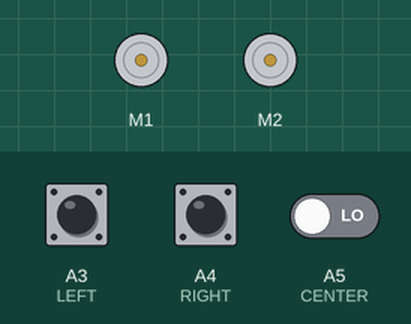
A sketch run on a simulated Arduino Uno, built with avr-gcc and run on an emulated ATmega328P. On the bench: 2 × DC motor (green arrow = forward, orange = backward, longer = faster). The test bench sets the inputs (shaded band); at power-on: A3 (LEFT) LOW, A4 (RIGHT) LOW, A5 (CENTER) LOW.

Above: at 1.2 s.
1.3 s: A3 (LEFT) pulled HIGH for 0.15 s
At 1.37 s:
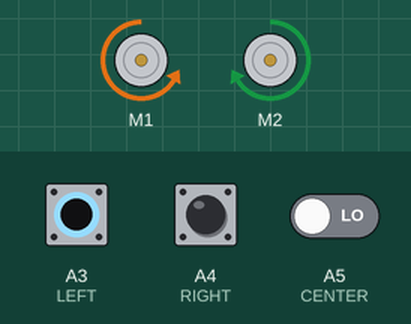
2.9 s: A4 (RIGHT) pulled HIGH for 0.15 s
At 2.97 s:
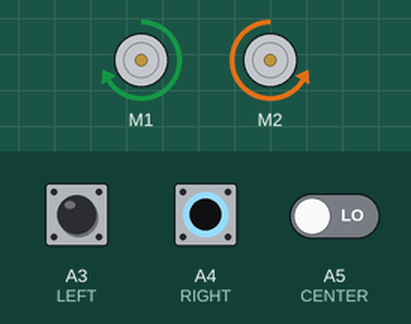
4.5 s: A4 (RIGHT) pulled HIGH for 3.2 s
At 8.6 s:
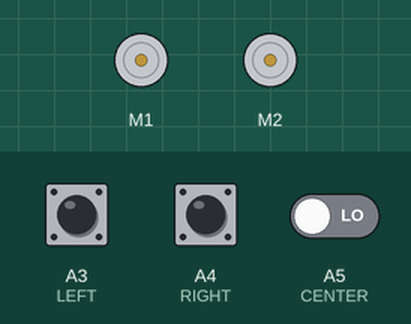
9.2 s: A3 (LEFT) pulled HIGH for 3.2 s
At 9.7 s:
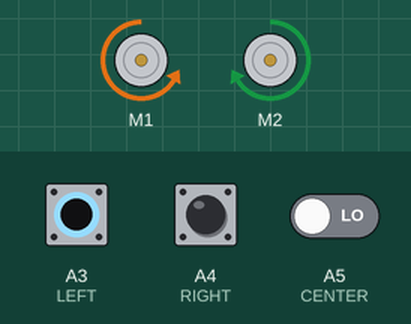
13.9 s: A3 (LEFT) driven HIGH and A5 (CENTER) driven HIGH
At 14.5 s:
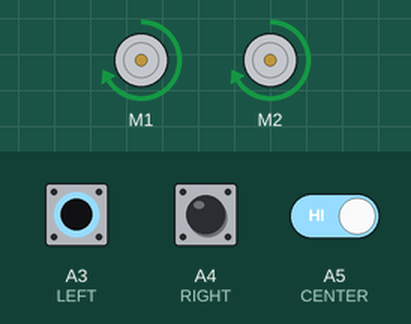
Timing chart, 0 to 16.4 s (numbered marks = the images above; inputs shaded):
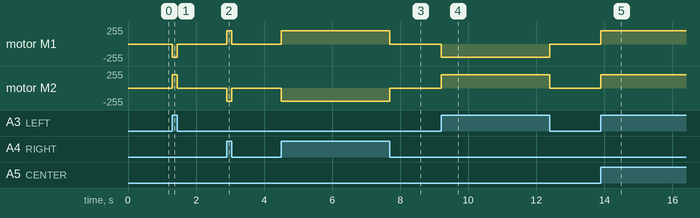

Measured:
- after the input at 1.3 s, motor M1: stopped → backward 200/255 at once, → stopped 0.15 s later; motor M2: stopped → forward 200/255 at once, → stopped 0.15 s later
- after the input at 2.9 s, motor M1: stopped → forward 200/255 at once, → stopped 0.15 s later; motor M2: stopped → backward 200/255 at once, → stopped 0.15 s later
- after the input at 4.5 s, motor M1: stopped → forward 200/255 at once, → stopped 3.2 s later; motor M2: stopped → backward 200/255 at once, → stopped 3.2 s later
- after the input at 9.2 s, motor M1: stopped → backward 200/255 at once, → stopped 3.2 s later; motor M2: stopped → forward 200/255 at once, → stopped 3.2 s later
- after the input at 13.9 s, motor M1, motor M2: stopped → forward 200/255 at once

The sketch:

Robo_Rover-Initial_Stage.ino
```cpp
#include<NewPing.h>
#include<Servo.h>
#include<AFMotor.h>
#define RIGHT A4
#define LEFT A3
#define CENTER A5


int Right_Value;
int Left_Value;
int Center_Value;

AF_DCMotor Motor1(1, MOTOR12_1KHZ);
AF_DCMotor Motor2(2, MOTOR12_1KHZ);

void setup() {
  Serial.begin(9600); //Begins the Serial communication at baud rate 9600
  pinMode(RIGHT, INPUT);
  pinMode(LEFT, INPUT);

}

void loop() {

  Right_Value = digitalRead(RIGHT);
  Left_Value = digitalRead(LEFT);
  Center_Value = digitalRead(CENTER);

  if((Right_Value == 1)&&(Left_Value == 1)&&(Center_Value == 1)){
    Motor1.setSpeed(200);
    Motor1.run(FORWARD);
    Motor2.setSpeed(200);
    Motor2.run(FORWARD);
  }
  else if((Right_Value==0)&&(Center_Value == 1)&&(Left_Value==1)) {
    Motor1.setSpeed(200);
    Motor1.run(FORWARD);
    Motor2.setSpeed(200);
    Motor2.run(FORWARD);
  }
  else if((Right_Value==1)&&(Center_Value==1)&&(Left_Value==0)) {
    Motor1.setSpeed(200);
    Motor1.run(FORWARD);
    Motor2.setSpeed(200);
    Motor2.run(FORWARD);
  }
  else if((Right_Value==0)&&(Center_Value==0)&&(Left_Value==1)) {
    Motor1.setSpeed(200);
    Motor1.run(BACKWARD);
    Motor2.setSpeed(200);
    Motor2.run(FORWARD);
  }
  else if((Right_Value==1)&&(Center_Value==0)&&(Left_Value==0)) {
    Motor1.setSpeed(200);
    Motor1.run(FORWARD);
    Motor2.setSpeed(200);
    Motor2.run(BACKWARD);
  }
  else if((Right_Value==0)&&(Center_Value==0)&&(Left_Value==0)) {
    Motor1.setSpeed(0);
    Motor1.run(RELEASE);
    Motor2.setSpeed(0);
    Motor2.run(RELEASE);
  }

}
```
